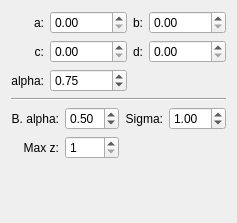
<?xml version="1.0" encoding="UTF-8"?>
<ui version="4.0">
 <class>LayerPropertyWidget</class>
 <widget class="QWidget" name="LayerPropertyWidget">
  <property name="geometry">
   <rect>
    <x>0</x>
    <y>0</y>
    <width>217</width>
    <height>223</height>
   </rect>
  </property>
  <property name="windowTitle">
   <string>Form</string>
  </property>
  <layout class="QGridLayout" name="gridLayout">
   <item row="3" column="0" colspan="4">
    <widget class="Line" name="lineGroupSeparation">
     <property name="orientation">
      <enum>Qt::Horizontal</enum>
     </property>
    </widget>
   </item>
   <item row="1" column="1">
    <widget class="QDoubleSpinBox" name="spinboxC">
     <property name="maximum">
      <double>1.000000000000000</double>
     </property>
     <property name="singleStep">
      <double>0.010000000000000</double>
     </property>
    </widget>
   </item>
   <item row="1" column="0">
    <widget class="QLabel" name="label_3">
     <property name="text">
      <string>c:</string>
     </property>
     <property name="alignment">
      <set>Qt::AlignRight|Qt::AlignTrailing|Qt::AlignVCenter</set>
     </property>
    </widget>
   </item>
   <item row="0" column="2">
    <widget class="QLabel" name="label_2">
     <property name="text">
      <string>b:</string>
     </property>
     <property name="alignment">
      <set>Qt::AlignRight|Qt::AlignTrailing|Qt::AlignVCenter</set>
     </property>
    </widget>
   </item>
   <item row="0" column="3">
    <widget class="QDoubleSpinBox" name="spinboxB">
     <property name="sizePolicy">
      <sizepolicy hsizetype="Expanding" vsizetype="Fixed">
       <horstretch>0</horstretch>
       <verstretch>0</verstretch>
      </sizepolicy>
     </property>
     <property name="maximum">
      <double>1.000000000000000</double>
     </property>
     <property name="singleStep">
      <double>0.010000000000000</double>
     </property>
    </widget>
   </item>
   <item row="1" column="3">
    <widget class="QDoubleSpinBox" name="spinboxD">
     <property name="maximum">
      <double>1.000000000000000</double>
     </property>
     <property name="singleStep">
      <double>0.010000000000000</double>
     </property>
    </widget>
   </item>
   <item row="2" column="1">
    <widget class="QDoubleSpinBox" name="spinboxAlpha">
     <property name="minimum">
      <double>0.000000000000000</double>
     </property>
     <property name="maximum">
      <double>1.000000000000000</double>
     </property>
     <property name="singleStep">
      <double>0.010000000000000</double>
     </property>
     <property name="value">
      <double>0.750000000000000</double>
     </property>
    </widget>
   </item>
   <item row="1" column="2">
    <widget class="QLabel" name="label_4">
     <property name="text">
      <string>d:</string>
     </property>
     <property name="alignment">
      <set>Qt::AlignRight|Qt::AlignTrailing|Qt::AlignVCenter</set>
     </property>
    </widget>
   </item>
   <item row="0" column="1">
    <widget class="QDoubleSpinBox" name="spinboxA">
     <property name="sizePolicy">
      <sizepolicy hsizetype="Expanding" vsizetype="Fixed">
       <horstretch>0</horstretch>
       <verstretch>0</verstretch>
      </sizepolicy>
     </property>
     <property name="maximum">
      <double>1.000000000000000</double>
     </property>
     <property name="singleStep">
      <double>0.010000000000000</double>
     </property>
    </widget>
   </item>
   <item row="0" column="0">
    <widget class="QLabel" name="label">
     <property name="text">
      <string>a:</string>
     </property>
     <property name="alignment">
      <set>Qt::AlignRight|Qt::AlignTrailing|Qt::AlignVCenter</set>
     </property>
    </widget>
   </item>
   <item row="2" column="0">
    <widget class="QLabel" name="labelAlpha">
     <property name="text">
      <string notr="true">alpha:</string>
     </property>
     <property name="alignment">
      <set>Qt::AlignRight|Qt::AlignTrailing|Qt::AlignVCenter</set>
     </property>
    </widget>
   </item>
   <item row="4" column="0" colspan="4">
    <widget class="QWidget" name="widgetBorderDescr" native="true">
     <property name="minimumSize">
      <size>
       <width>0</width>
       <height>20</height>
      </size>
     </property>
     <layout class="QGridLayout" name="gridLayout_2">
      <property name="leftMargin">
       <number>0</number>
      </property>
      <property name="topMargin">
       <number>0</number>
      </property>
      <property name="rightMargin">
       <number>0</number>
      </property>
      <property name="bottomMargin">
       <number>0</number>
      </property>
      <item row="0" column="1">
       <widget class="QLabel" name="label_5">
        <property name="text">
         <string>B. alpha:</string>
        </property>
        <property name="alignment">
         <set>Qt::AlignRight|Qt::AlignTrailing|Qt::AlignVCenter</set>
        </property>
       </widget>
      </item>
      <item row="0" column="3">
       <widget class="QLabel" name="label_6">
        <property name="text">
         <string>Sigma:</string>
        </property>
        <property name="alignment">
         <set>Qt::AlignRight|Qt::AlignTrailing|Qt::AlignVCenter</set>
        </property>
       </widget>
      </item>
      <item row="0" column="4">
       <widget class="QDoubleSpinBox" name="sbSigma">
        <property name="singleStep">
         <double>0.500000000000000</double>
        </property>
        <property name="value">
         <double>1.000000000000000</double>
        </property>
       </widget>
      </item>
      <item row="0" column="2">
       <widget class="QDoubleSpinBox" name="sbBorderAlpha">
        <property name="maximum">
         <double>1.000000000000000</double>
        </property>
        <property name="singleStep">
         <double>0.010000000000000</double>
        </property>
        <property name="value">
         <double>0.500000000000000</double>
        </property>
       </widget>
      </item>
      <item row="1" column="1">
       <widget class="QLabel" name="label_9">
        <property name="text">
         <string>Max z:</string>
        </property>
        <property name="alignment">
         <set>Qt::AlignRight|Qt::AlignTrailing|Qt::AlignVCenter</set>
        </property>
       </widget>
      </item>
      <item row="1" column="2">
       <widget class="QSpinBox" name="spinboxMaxZ">
        <property name="minimum">
         <number>1</number>
        </property>
        <property name="maximum">
         <number>1000</number>
        </property>
       </widget>
      </item>
     </layout>
    </widget>
   </item>
   <item row="5" column="0" colspan="4">
    <spacer name="verticalSpacer">
     <property name="orientation">
      <enum>Qt::Vertical</enum>
     </property>
     <property name="sizeHint" stdset="0">
      <size>
       <width>20</width>
       <height>40</height>
      </size>
     </property>
    </spacer>
   </item>
  </layout>
 </widget>
 <resources/>
 <connections/>
</ui>
